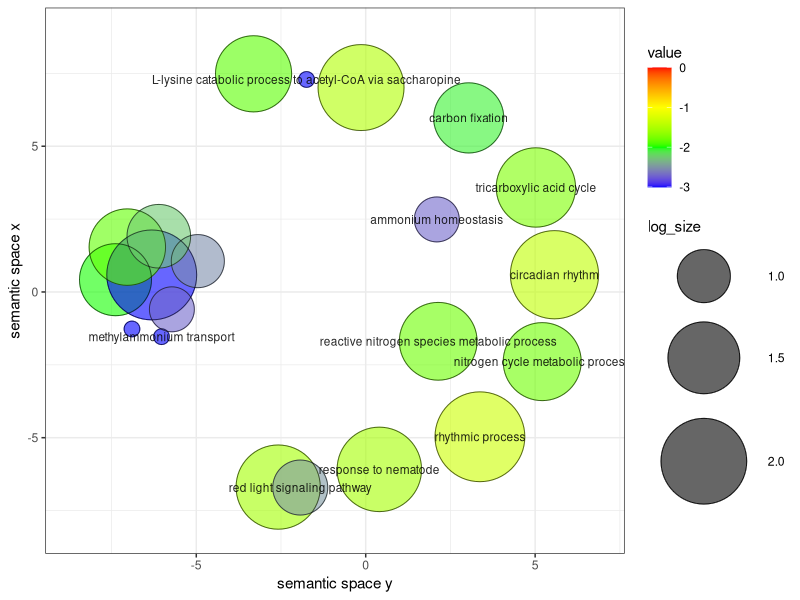

The R source for this figure:
# A plotting R script produced by the Revigo server at http://revigo.irb.hr/
# If you found Revigo useful in your work, please cite the following reference:
# Supek F et al. "REVIGO summarizes and visualizes long lists of Gene Ontology
# terms" PLoS ONE 2011. doi:10.1371/journal.pone.0021800

# --------------------------------------------------------------------------
# If you don't have the ggplot2 package installed, uncomment the following line:
# install.packages( "ggplot2" );
library( ggplot2 );

# --------------------------------------------------------------------------
# If you don't have the scales package installed, uncomment the following line:
# install.packages( "scales" );
library( scales );

# --------------------------------------------------------------------------
# Here is your data from Revigo. Scroll down for plot configuration options.

revigo.names <- c("term_ID","description","frequency","plot_X","plot_Y","log_size","value","uniqueness","dispensability");
revigo.data <- rbind(c("GO:0006099","tricarboxylic acid cycle",0.24965449600998618,5.02186235292229,3.5855767627977784,1.7558748556724915,-1.739928612014925,0.8885657170749304,0.10043649),
c("GO:0007623","circadian rhythm",0.5572645000222907,5.570780270042723,0.5915877195461106,2.100370545117563,-1.3990271043132518,1,-0),
c("GO:0009624","response to nematode",0.39231420801569256,0.4020431120457964,-6.086910739272,1.9493900066449128,-1.5451551399914898,0.9302068328267902,0.12273643),
c("GO:0009736","cytokinin-activated signaling pathway",0.38339797601533593,-2.5829696015237156,-6.6942949871579245,1.9395192526186185,-1.5559552040819238,0.8435966795404322,0.31572131),
c("GO:0010161","red light signaling pathway",0.04458116000178325,-1.931493402627612,-6.709653769301272,1.0413926851582251,-2.485452247339714,0.7867073028250421,0.01723293),
c("GO:0015695","organic cation transport",0.13820159600552806,-7.383762432798433,0.4209379888225354,1.505149978319906,-1.9956786262173574,0.865073780112883,0.32515367),
c("GO:0015698","inorganic anion transport",0.6553430520262137,-6.31442859294245,0.5846096343786538,2.1702617153949575,-3.0065637695023884,0.8468796314409758,0.27070924),
c("GO:0015837","amine transport",0.013374348000534973,-6.897622352508992,-1.2692999515102195,0.6020599913279624,-3.0078885122130505,0.8679238921875739,0.32532322),
c("GO:0015843","methylammonium transport",0.013374348000534973,-6.025399119029319,-1.5334397596568556,0.6020599913279624,-3.0078885122130505,0.8679238921875739,-0),
c("GO:0015977","carbon fixation",0.12036913200481478,3.039020915204916,5.972487112775127,1.4471580313422192,-2.0550240915879523,0.909073820600898,0.07240589),
c("GO:0019755","one-carbon compound transport",0.04012304400160492,-4.954372195016734,1.0580810065953106,1,-2.5316526695878427,0.8767487957777953,0.29385582),
c("GO:0033512","L-lysine catabolic process to acetyl-CoA via saccharopine",0.013374348000534973,-1.7457785362840283,7.290953641286618,0.6020599913279624,-3.0078885122130505,0.5559959330893272,0),
c("GO:0042128","nitrate assimilation",0.19169898800766796,-3.309471263598695,7.4850137179423175,1.6434526764861874,-1.8632794328435933,0.6853552764492542,0.38131679),
c("GO:0042744","hydrogen peroxide catabolic process",0.4502697160180108,-0.13786028771040093,7.012819617486085,2.0086001717619175,-1.486782399932061,0.7858200190247044,0.31801068),
c("GO:0048511","rhythmic process",0.6508849360260355,3.3702423754441773,-4.967757948918498,2.167317334748176,-1.332547047110046,1,-0),
c("GO:0071941","nitrogen cycle metabolic process",0.22290580000891624,5.2084430352982505,-2.389539560644264,1.7075701760979363,-1.7986028756795485,0.9046965123522359,0.09258649),
c("GO:0072348","sulfur compound transport",0.19615710400784628,-7.035087641779306,1.539836174422517,1.6532125137753437,-1.8446639625349381,0.8613589615136275,0.33526483),
c("GO:0072488","ammonium transmembrane transport",0.026748696001069945,-5.71988238553534,-0.5952149576297215,0.8450980400142568,-2.707743928643524,0.8353577039793246,0.33847477),
c("GO:0097272","ammonium homeostasis",0.026748696001069945,2.097923088482667,2.48907236306568,0.8450980400142568,-2.707743928643524,1,-0),
c("GO:1902358","sulfate transmembrane transport",0.07578797200303151,-6.105572133114551,1.912262282762977,1.255272505103306,-2.2549252084179425,0.8107218715497834,0.3091586),
c("GO:2001057","reactive nitrogen species metabolic process",0.21844768400873787,2.1395719154736583,-1.6920497833160062,1.6989700043360187,-1.8068754016455384,0.9048465938662578,0.08814633));

one.data <- data.frame(revigo.data);
names(one.data) <- revigo.names;
one.data <- one.data [(one.data$plot_X != "null" & one.data$plot_Y != "null"), ];
one.data$plot_X <- as.numeric( as.character(one.data$plot_X) );
one.data$plot_Y <- as.numeric( as.character(one.data$plot_Y) );
one.data$log_size <- as.numeric( as.character(one.data$log_size) );
one.data$value <- as.numeric( as.character(one.data$value) );
one.data$frequency <- as.numeric( as.character(one.data$frequency) );
one.data$uniqueness <- as.numeric( as.character(one.data$uniqueness) );
one.data$dispensability <- as.numeric( as.character(one.data$dispensability) );
#head(one.data);


# --------------------------------------------------------------------------
# Names of the axes, sizes of the numbers and letters, names of the columns,
# etc. can be changed below

p1 <- ggplot( data = one.data );
p1 <- p1 + geom_point( aes( plot_X, plot_Y, colour = value, size = log_size), alpha = I(0.6) );
p1 <- p1 + scale_colour_gradientn( colours = c("blue", "green", "yellow", "red"), limits = c( min(one.data$value), 0) );
p1 <- p1 + geom_point( aes(plot_X, plot_Y, size = log_size), shape = 21, fill = "transparent", colour = I (alpha ("black", 0.6) ));
p1 <- p1 + scale_size( range=c(5, 30)) + theme_bw(); # + scale_fill_gradientn(colours = heat_hcl(7), limits = c(-300, 0) );
ex <- one.data [ one.data$dispensability < 0.15, ];
p1 <- p1 + geom_text( data = ex, aes(plot_X, plot_Y, label = description), colour = I(alpha("black", 0.85)), size = 3 );
p1 <- p1 + labs (y = "semantic space x", x = "semantic space y");
p1 <- p1 + theme(legend.key = element_blank()) ;
one.x_range = max(one.data$plot_X) - min(one.data$plot_X);
one.y_range = max(one.data$plot_Y) - min(one.data$plot_Y);
p1 <- p1 + xlim(min(one.data$plot_X)-one.x_range/10,max(one.data$plot_X)+one.x_range/10);
p1 <- p1 + ylim(min(one.data$plot_Y)-one.y_range/10,max(one.data$plot_Y)+one.y_range/10);


# --------------------------------------------------------------------------
# Output the plot to screen

p1;

# Uncomment the line below to also save the plot to a file.
# The file type depends on the extension (default=pdf).

# ggsave("/path_to_your_file/revigo-plot.pdf");
